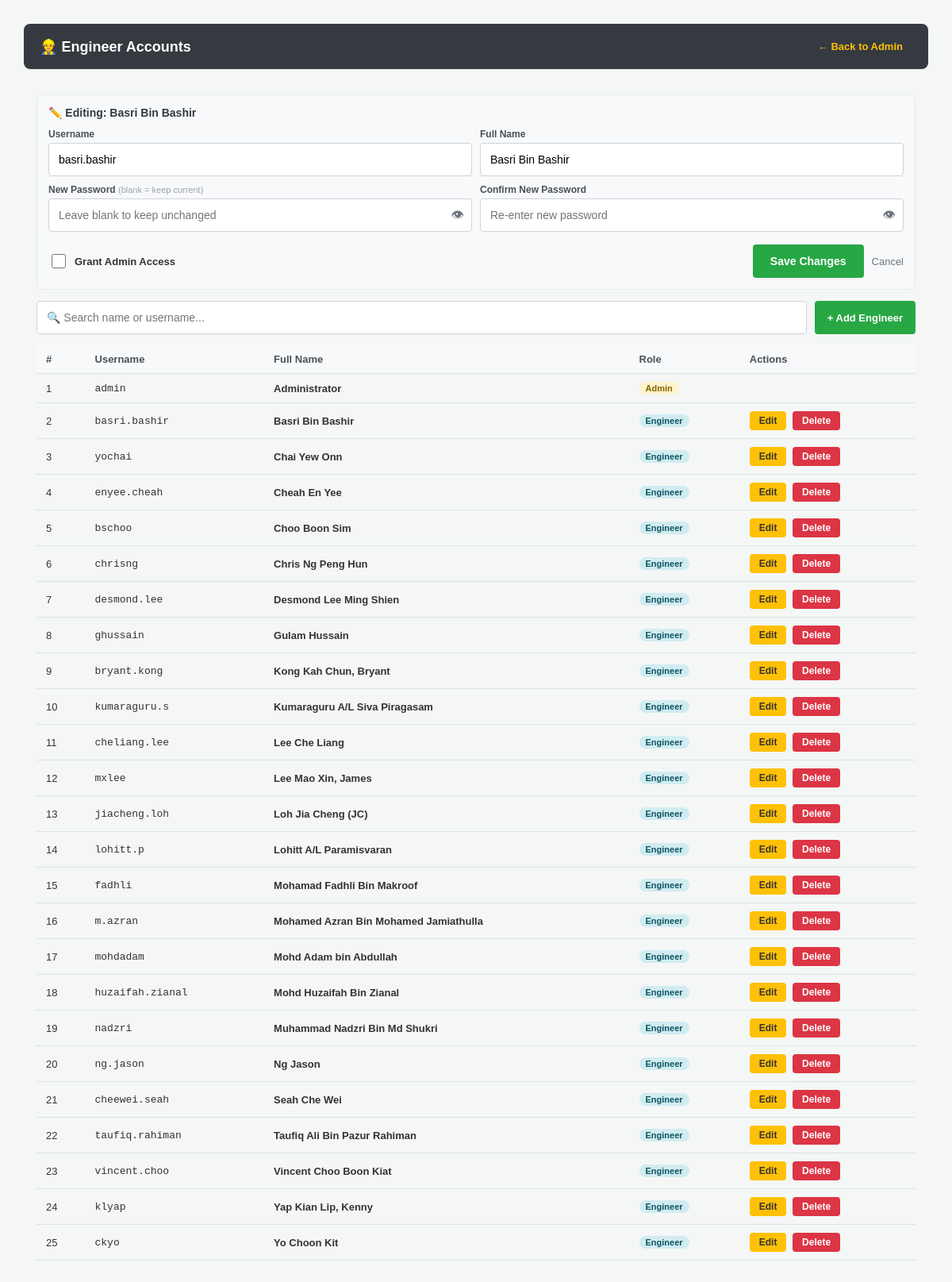
Page /admin_engineers.php?edit_eng=2 (signed in) on the committed database.
### tables this page shows
CREATE TABLE engineers (
    id INT AUTO_INCREMENT PRIMARY KEY,
    username_id VARCHAR(100) NOT NULL UNIQUE,
    engineer_name VARCHAR(100) NOT NULL,
    password VARCHAR(255) NOT NULL,
    is_admin TINYINT(1) DEFAULT 0,
    is_verified TINYINT(1) NOT NULL DEFAULT 0,
    created_at TIMESTAMP DEFAULT CURRENT_TIMESTAMP
);

### admin_engineers.php (the view, shortened to what this page needs)
<?php
require_once 'config.php';
$edit_eng = null;
if (isset($_GET['edit_eng'])) {
    $eid = intval($_GET['edit_eng']);
    $stmt = $conn->prepare("SELECT * FROM engineers WHERE id=?");
    $stmt->bind_param("i", $eid); $stmt->execute();
    $edit_eng = $stmt->get_result()->fetch_assoc(); $stmt->close();
}
$eng_result = $conn->query("SELECT * FROM engineers ORDER BY is_admin DESC, engineer_name ASC");
?>
<!DOCTYPE html>
<html lang="en">
<head>
</head>
<body>
<div class="header">
    <h2>👷 Engineer Accounts</h2>
    <a href="admin.php">← Back to Admin</a>
</div>
<div class="page">
    <?php if ($edit_eng): ?>
    <div class="form-wrap">
        <h4>✏️ Editing: <?= htmlspecialchars($edit_eng['engineer_name']) ?></h4>
        <form method="POST" onsubmit="return checkPwd('edit')">
            <div class="form-grid">
                <div class="fg">
                    <label>Username</label>
                    <input type="text" name="username_id" value="<?= htmlspecialchars($edit_eng['username_id']) ?>" required>
                </div>
                <div class="fg">
                    <label>Full Name</label>
                    <input type="text" name="engineer_name" value="<?= htmlspecialchars($edit_eng['engineer_name']) ?>" required>
                </div>
                <div class="fg">
                    <label>New Password <span style="font-weight:400;color:#9ca3af;font-size:11px;">(blank = keep current)</span></label>
                    <div class="pwd-wrap">
                        <input type="password" name="password" id="edit_pwd" placeholder="Leave blank to keep unchanged">
                        <button type="button" class="pwd-toggle" onclick="togglePwd('edit_pwd', this)">👁</button>
                    </div>
                </div>
                <div class="fg">
                    <label>Confirm New Password</label>
                    <div class="pwd-wrap">
                        <input type="password" id="edit_pwd2" placeholder="Re-enter new password">
                        <button type="button" class="pwd-toggle" onclick="togglePwd('edit_pwd2', this)">👁</button>
                    </div>
                </div>
            </div>
            <div class="form-bottom">
                <div class="admin-check">
                    <?php if ($edit_eng['id'] == $_SESSION['engineer_id'] && $_SESSION['is_admin'] == 2): ?>
                        <input type="checkbox" checked disabled>
                        <input type="hidden" name="is_admin" value="1">
                        <label>Grant Admin Access <span style="font-size:11px;color:#dc3545;margin-left:4px;">(Cannot revoke own admin rights)</span></label>
                    <?php else: ?>
                        <input type="checkbox" name="is_admin" value="1" id="edit_is_admin" <?= $edit_eng['is_admin'] >= 1 ? 'checked' : '' ?>>
                        <label for="edit_is_admin">Grant Admin Access</label>
                    <?php endif; ?>
                </div>
                <div class="form-actions">
                    <button type="submit" name="edit_engineer" class="btn-save">Save Changes</button>
                    <a href="admin_engineers.php" class="btn-cancel-link">Cancel</a>
                </div>
            </div>
        </form>
    </div>
    <?php endif; ?>
    <div class="toolbar">
        <input type="text" class="search-input" id="eng-search" placeholder="🔍 Search name or username...">
        <a href="admin_engineers.php?add=1" class="btn-add">+ Add Engineer</a>
    </div>
    <div class="tbl-wrap">
    <table id="eng-table">
        <thead>
            <tr>
                <th>#</th>
                <th>Username</th>
                <th>Full Name</th>
                <th>Role</th>
                <th>Actions</th>
            </tr>
        </thead>
        <tbody>
        <?php
        $i = 1;
        $eng_rows = [];
        while ($e = $eng_result->fetch_assoc()) { $eng_rows[] = $e; }
        foreach ($eng_rows as $e):
        ?>
            <tr data-name="<?= strtolower(htmlspecialchars($e['engineer_name'])) ?>" data-user="<?= strtolower(htmlspecialchars($e['username_id'])) ?>">
                <td><?= $i++ ?></td>
                <td><code><?= htmlspecialchars($e['username_id']) ?></code></td>
                <td><strong><?= htmlspecialchars($e['engineer_name']) ?></strong></td>
                <td><span class="role-badge <?= $e['is_admin']>=1?'role-admin':'role-user' ?>"><?= $e['is_admin']>=1?($e['is_admin']==1?'Admin':'Admin'):'Engineer' ?></span></td>
                <td>
                    <?php if ($e['is_admin'] == 1): ?>
                        <span style="font-size:12px;color:#9ca3af;font-style:italic;"></span>
                    <?php else: ?>
                        <a href="admin_engineers.php?edit_eng=<?= $e['id'] ?>" class="btn-edit">Edit</a>
                        <?php if ($e['id'] != $_SESSION['engineer_id']): ?>
                        <a href="admin_engineers.php?delete_eng=<?= $e['id'] ?>" class="btn-del"
                           onclick="return confirm('Delete <?= htmlspecialchars(addslashes($e['engineer_name'])) ?>?')">Delete</a>
                        <?php endif; ?>
                    <?php endif; ?>
                </td>
            </tr>
        <?php endforeach; ?>
        </tbody>
    </table>
    </div>
</div>
</body>
</html>

### admin_engineers.php (style rules this page uses)
* { box-sizing: border-box; }
body { font-family: Arial, sans-serif; margin: 30px; background: #f4f7f6; color: #333; padding-bottom: 20px; }
.header { position: sticky !important; top: 0 !important; z-index: 500 !important; background: #343a40 !important; padding: 15px 20px !important; display: flex !important; border-radius: 8px !important; align-items: center !important; justify-content: space-between !important; gap: 10px !important; flex-wrap: wrap !important; margin-bottom: 16px !important; box-shadow: 0 1px 3px rgba(0,0,0,0.05) !important; }
.header h2 { color: white !important; margin: 0 !important; font-size: 18px !important; display: flex !important; align-items: center !important; gap: 8px !important; }
.header a { color: #ffc107 !important; text-decoration: none !important; font-size: 13px !important; padding: 6px 12px !important; border-radius: 4px !important; font-weight: bold !important; transition: background 0.2s, color 0.2s !important; }
.page { padding: 16px; }
.form-wrap { background: #f8f9fa; padding: 14px; border-radius: 6px; border: 1px solid #e9ecef; margin-bottom: 14px; }
.form-wrap h4 { margin: 0 0 12px; font-size: 14px; color: #343a40; font-weight: 700; }
.form-grid { display: grid; grid-template-columns: 1fr 1fr; gap: 10px; margin-bottom: 12px; }
.fg { display: flex; flex-direction: column; gap: 4px; }
.fg label { font-size: 12px; font-weight: 700; color: #495057; }
.fg input { height: 42px; padding: 0 12px; border: 1px solid #ced4da; border-radius: 4px; font-size: 14px; width: 100%; }
.pwd-wrap { position: relative; }
.pwd-wrap input { padding-right: 42px; }
.pwd-toggle { position: absolute; right: 10px; top: 50%; transform: translateY(-50%); background: none; border: none; cursor: pointer; font-size: 16px; color: #6c757d; padding: 0; line-height: 1; }
.form-bottom { display: flex; align-items: center; gap: 12px; flex-wrap: wrap; padding-top: 4px; }
.admin-check { display: flex; align-items: center; gap: 8px; }
.admin-check input[type="checkbox"] { width: 18px; height: 18px; cursor: pointer; flex-shrink: 0; }
.admin-check label { font-size: 13px; font-weight: 600; cursor: pointer; margin: 0; }
.form-actions { display: flex; gap: 10px; align-items: center; margin-left: auto; }
.btn-save { background: #28a745; color: white; border: none; height: 42px; padding: 0 22px; border-radius: 4px; font-size: 14px; font-weight: bold; cursor: pointer; }
.btn-cancel-link { color: #6c757d; text-decoration: none; font-size: 13px; }
.toolbar { display: flex; gap: 10px; margin-bottom: 14px; }
.search-input { flex: 1; height: 42px; padding: 0 12px; border: 1px solid #ced4da; border-radius: 4px; font-size: 14px; }
.btn-add { background: #28a745; color: white; text-decoration: none; height: 42px; padding: 0 16px; border-radius: 4px; font-size: 13px; font-weight: bold; display: inline-flex; align-items: center; white-space: nowrap; border: none; cursor: pointer; flex-shrink: 0; }
.tbl-wrap { overflow-x: auto; }
table { width: 100%; border-collapse: collapse; }
th, td { padding: 10px 12px; border-bottom: 1px solid #dee2e6; text-align: left; font-size: 13px; white-space: nowrap; }
th { background: #f8f9fa; font-weight: bold; color: #495057; }
.role-badge { display: inline-block; padding: 2px 8px; border-radius: 10px; font-size: 11px; font-weight: 700; }
.role-admin { background: #fff3cd; color: #856404; }
.role-user { background: #d1ecf1; color: #0c5460; }
.btn-edit { background: #ffc107; color: #333; padding: 5px 12px; text-decoration: none; border-radius: 4px; font-size: 12px; font-weight: bold; margin-right: 4px; display: inline-block; }
.btn-del { background: #dc3545; color: white; padding: 5px 12px; text-decoration: none; border-radius: 4px; font-size: 12px; font-weight: bold; display: inline-block; }

### rows in the picture
engineers: engineer_name "Basri Bin Bashir", username_id "basri.bashir", username "basri.bashir", shows "Engineer"
engineers: username "admin", engineer_name "Administrator", is_admin "Admin"
engineers: username "yochai", engineer_name "Chai Yew Onn", is_admin "Engineer"
engineers: username "enyee.cheah", engineer_name "Cheah En Yee", is_admin "Engineer"
engineers: username "bschoo", engineer_name "Choo Boon Sim", is_admin "Engineer"
engineers: username "chrisng", engineer_name "Chris Ng Peng Hun", is_admin "Engineer"
engineers: username "desmond.lee", engineer_name "Desmond Lee Ming Shien", is_admin "Engineer"
engineers: username "ghussain", engineer_name "Gulam Hussain", is_admin "Engineer"
engineers: username "bryant.kong", engineer_name "Kong Kah Chun, Bryant", is_admin "Engineer"
engineers: username "kumaraguru.s", engineer_name "Kumaraguru A/L Siva Piragasam", is_admin "Engineer"
engineers: username "cheliang.lee", engineer_name "Lee Che Liang", is_admin "Engineer"
engineers: username "mxlee", engineer_name "Lee Mao Xin, James", is_admin "Engineer"
engineers: username "jiacheng.loh", engineer_name "Loh Jia Cheng (JC)", is_admin "Engineer"
engineers: username "lohitt.p", engineer_name "Lohitt A/L Paramisvaran", is_admin "Engineer"
engineers: username "fadhli", engineer_name "Mohamad Fadhli Bin Makroof", is_admin "Engineer"
engineers: username "m.azran", engineer_name "Mohamed Azran Bin Mohamed Jamiathulla", is_admin "Engineer"
engineers: username "mohdadam", engineer_name "Mohd Adam bin Abdullah", is_admin "Engineer"
engineers: username "huzaifah.zianal", engineer_name "Mohd Huzaifah Bin Zianal", is_admin "Engineer"
engineers: username "nadzri", engineer_name "Muhammad Nadzri Bin Md Shukri", is_admin "Engineer"
engineers: username "ng.jason", engineer_name "Ng Jason", is_admin "Engineer"
engineers: username "cheewei.seah", engineer_name "Seah Che Wei", is_admin "Engineer"
engineers: username "taufiq.rahiman", engineer_name "Taufiq Ali Bin Pazur Rahiman", is_admin "Engineer"
engineers: username "vincent.choo", engineer_name "Vincent Choo Boon Kiat", is_admin "Engineer"
engineers: username "klyap", engineer_name "Yap Kian Lip, Kenny", is_admin "Engineer"
engineers: username "ckyo", engineer_name "Yo Choon Kit", is_admin "Engineer"
